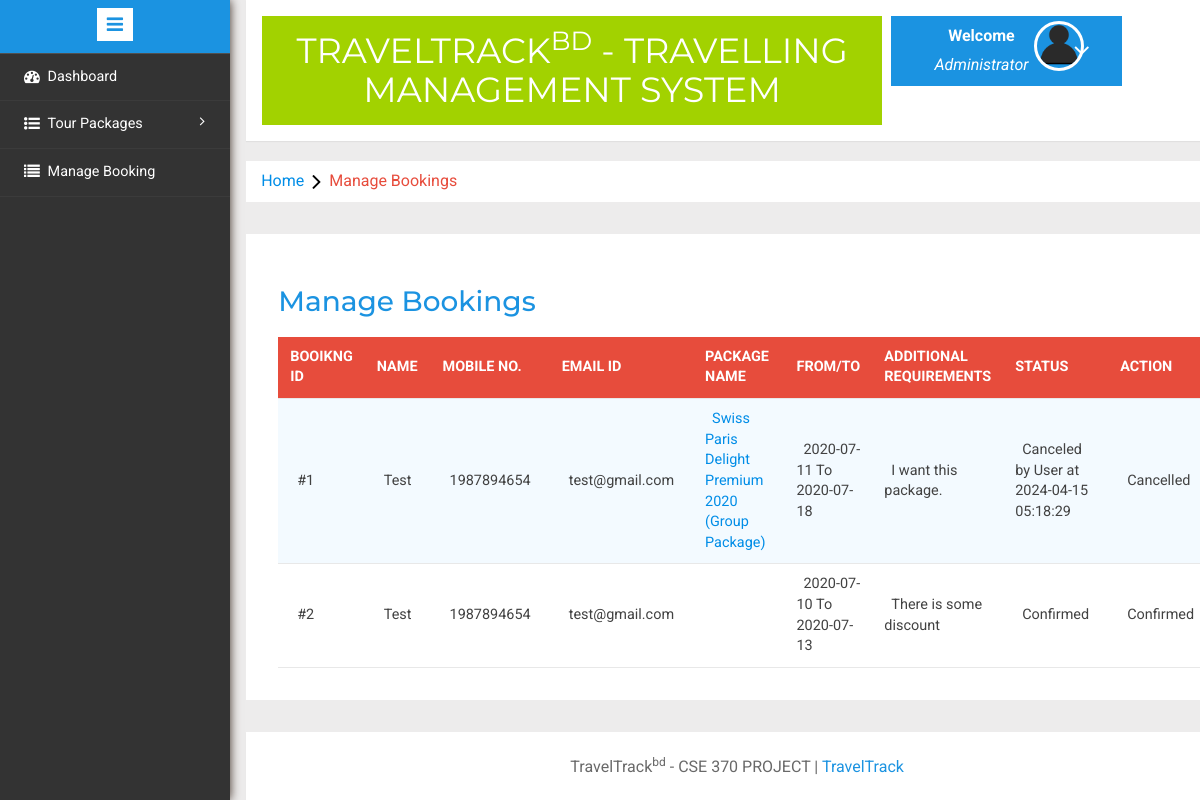
/admin/manage-bookings.php (signed in), run on the app's committed database.
### tables this page shows
CREATE TABLE `tblbooking` (
  `BookingId` int(11) NOT NULL,
  `PackageId` int(11),
  `UserEmail` varchar(100),
  `FromDate` varchar(100),
  `ToDate` varchar(100),
  `Comment` mediumtext,
  `RegDate` timestamp NULL DEFAULT current_timestamp(),
  `status` int(11),
  `CancelledBy` varchar(5),
  `UpdationDate` timestamp NULL DEFAULT NULL ON UPDATE current_timestamp(),
  PRIMARY KEY (`BookingId`)
);

CREATE TABLE `tblusers` (
  `id` int(11) NOT NULL,
  `FullName` varchar(100),
  `MobileNumber` char(10),
  `EmailId` varchar(70),
  `Password` varchar(100),
  `RegDate` timestamp NULL DEFAULT current_timestamp(),
  `UpdationDate` timestamp NULL DEFAULT NULL ON UPDATE current_timestamp(),
  PRIMARY KEY (`id`)
);

CREATE TABLE `tbltourpackages` (
  `PackageId` int(11) NOT NULL,
  `PackageName` varchar(200),
  `PackageType` varchar(150),
  `PackageLocation` varchar(100),
  `PackagePrice` int(11),
  `PackageFetures` varchar(255),
  `PackageDetails` mediumtext,
  `PackageImage` varchar(100),
  `Creationdate` timestamp NULL DEFAULT current_timestamp(),
  `UpdationDate` timestamp NULL DEFAULT NULL ON UPDATE current_timestamp(),
  PRIMARY KEY (`PackageId`)
);

### admin/manage-bookings.php (the view, shortened to what this page needs)
<?php
include('includes/config.php');
if(strlen($_SESSION['alogin'])==0)
	{
header('location:index.php');
}
else{
?>
<!DOCTYPE HTML>
<html>
<head>
<link href="css/bootstrap.min.css" rel='stylesheet' type='text/css' />
<link href="css/style.css" rel='stylesheet' type='text/css' />
<link rel="stylesheet" href="css/morris.css" type="text/css"/>
<link href="css/font-awesome.css" rel="stylesheet">
<link rel="stylesheet" type="text/css" href="css/table-style.css" />
<link rel="stylesheet" type="text/css" href="css/basictable.css" />
<link rel="stylesheet" href="css/icon-font.min.css" type='text/css' />
</head>
<body>
   <div class="page-container">
<div class="left-content">
	   <div class="mother-grid-inner">
				<?php include('includes/header.php');?>
				</div>
<ol class="breadcrumb">
                <li class="breadcrumb-item"><a href="index.html">Home</a><i class="fa fa-angle-right"></i>Manage Bookings</li>
            </ol>
<div class="agile-grids">
				<div class="agile-tables">
					<div class="w3l-table-info">
					  <h2>Manage Bookings</h2>
					    <table id="table">
						<thead>
						  <tr>
						  <th>Booikng id</th>
							<th>Name</th>
							<th>Mobile No.</th>
							<th>Email Id</th>
							<th>Package Name </th>
							<th>From/To</th>
							<th>Additional Requirements</th>
							<th>Status</th>
							<th>Action</th>
						  </tr>
						</thead>
						<tbody>
<?php $sql = "SELECT tblbooking.BookingId as bookid,tblusers.FullName as fname,tblusers.MobileNumber as mnumber,tblusers.EmailId as email,tbltourpackages.PackageName as pckname,tblbooking.PackageId as pid,tblbooking.FromDate as fdate,tblbooking.ToDate as tdate,tblbooking.Comment as comment,tblbooking.status as status,tblbooking.CancelledBy as cancelby,tblbooking.UpdationDate as upddate from  tblbooking left join tblusers  on  tblbooking.UserEmail=tblusers.EmailId left join tbltourpackages on tbltourpackages.PackageId=tblbooking.PackageId";
$query = $dbh -> prepare($sql);
$query->execute();
$results=$query->fetchAll(PDO::FETCH_OBJ);
$cnt=1;
if($query->rowCount() > 0)
{
foreach($results as $result)
{				?>
						  <tr>
							<td>#<?php echo htmlentities($result->bookid);?></td>
							<td><?php echo htmlentities($result->fname);?></td>
							<td><?php echo htmlentities($result->mnumber);?></td>
							<td><?php echo htmlentities($result->email);?></td>
							<td><a href="update-package.php?pid=<?php echo htmlentities($result->pid);?>"><?php echo htmlentities($result->pckname);?></a></td>
							<td><?php echo htmlentities($result->fdate);?> To <?php echo htmlentities($result->tdate);?></td>
								<td><?php echo htmlentities($result->comment);?></td>
								<td><?php if($result->status==0)
{
echo "Pending";
}
if($result->status==1)
{
echo "Confirmed";
}
if($result->status==2 and $result->cancelby=='u')
{
echo "Canceled by User at " .$result->upddate;
}
?></td>
<?php if($result->status==2)
{
	?><td>Cancelled</td>
<?php } elseif($result->status==1)
{
	?><td>Confirmed</td>
<?php }?>
						  </tr>
						 <?php $cnt=$cnt+1;} }?>
						</tbody>
					  </table>
					</div>
			</div>
<?php include('includes/footer.php');?>
</div>
</div>
						<?php include('includes/sidebarmenu.php');?>
							</div>
</body>
</html>
<?php } ?>

### admin/css/table-style.css (style rules this page uses)
table { background: white; border-collapse: collapse; margin: 1.25em 0 0; width: 100%; }
table tr, table th, table td { border: none; border-bottom: 1px solid #e8e8e8; font-size: .95em; }
table th, table td { padding: 10px 12px; text-align: left; }
table th { background: #e74c3c; color: #fff; text-transform: uppercase; }
table tr td { background: #f3faff; color: #424242; }
table tr:nth-of-type(2n+2) td { background: #ffffff; }
table { width: 100%; }

### data on the page
tblbooking: BookingId "1", tblusers.FullName "Test", tblusers.MobileNumber "1987894654", tblusers.EmailId "test@gmail.com", PackageId.PackageName "Swiss Paris Delight Premium 2020 (Group Package)", FromDate "2020-07-11", ToDate "2020-07-18", Comment "I want this package.", UpdationDate "2024-04-15 05:18:29", status "Cancelled"
tblbooking: BookingId "2", tblusers.FullName "Test", tblusers.MobileNumber "1987894654", tblusers.EmailId "test@gmail.com", FromDate "2020-07-10", ToDate "2020-07-13", Comment "There is some discount", status "Confirmed"
